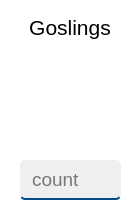
      <widget class="QFrame" name="frame_5">
       <property name="sizePolicy">
        <sizepolicy hsizetype="Fixed" vsizetype="Fixed">
         <horstretch>0</horstretch>
         <verstretch>0</verstretch>
        </sizepolicy>
       </property>
       <property name="minimumSize">
        <size>
         <width>140</width>
         <height>220</height>
        </size>
       </property>
       <property name="styleSheet">
        <string notr="true">background-color: white;
border-radius: 5px;</string>
       </property>
       <property name="frameShape">
        <enum>QFrame::StyledPanel</enum>
       </property>
       <property name="frameShadow">
        <enum>QFrame::Raised</enum>
       </property>
       <widget class="QLineEdit" name="goslings">
        <property name="geometry">
         <rect>
          <x>20</x>
          <y>160</y>
          <width>101</width>
          <height>40</height>
         </rect>
        </property>
        <property name="font">
         <font>
          <family>Yu Gothic UI</family>
          <pointsize>14</pointsize>
         </font>
        </property>
        <property name="styleSheet">
         <string notr="true">background-color: #EFEFEF;
border-style: solid;
border-width: 0 0 2px 0;
border-color: #004b88;
border-radius: 5px;
padding-left: 10px;</string>
        </property>
        <property name="placeholderText">
         <string>count</string>
        </property>
       </widget>
       <widget class="QLabel" name="label_6">
        <property name="geometry">
         <rect>
          <x>20</x>
          <y>10</y>
          <width>100</width>
          <height>30</height>
         </rect>
        </property>
        <property name="font">
         <font>
          <family>Yu Gothic UI</family>
          <pointsize>16</pointsize>
         </font>
        </property>
        <property name="text">
         <string>Goslings</string>
        </property>
        <property name="alignment">
         <set>Qt::AlignBottom|Qt::AlignHCenter</set>
        </property>
       </widget>
       <widget class="QLabel" name="label_21">
        <property name="geometry">
         <rect>
          <x>20</x>
          <y>50</y>
          <width>100</width>
          <height>100</height>
         </rect>
        </property>
        <property name="sizePolicy">
         <sizepolicy hsizetype="Fixed" vsizetype="Fixed">
          <horstretch>0</horstretch>
          <verstretch>0</verstretch>
         </sizepolicy>
        </property>
        <property name="minimumSize">
         <size>
          <width>100</width>
          <height>100</height>
         </size>
        </property>
        <property name="styleSheet">
         <string notr="true">QLabel {
    border-radius: 5px;
    border-image: url(:/img/img/goslings.png)
}</string>
        </property>
        <property name="text">
         <string/>
        </property>
        <property name="scaledContents">
         <bool>true</bool>
        </property>
       </widget>
      </widget>
